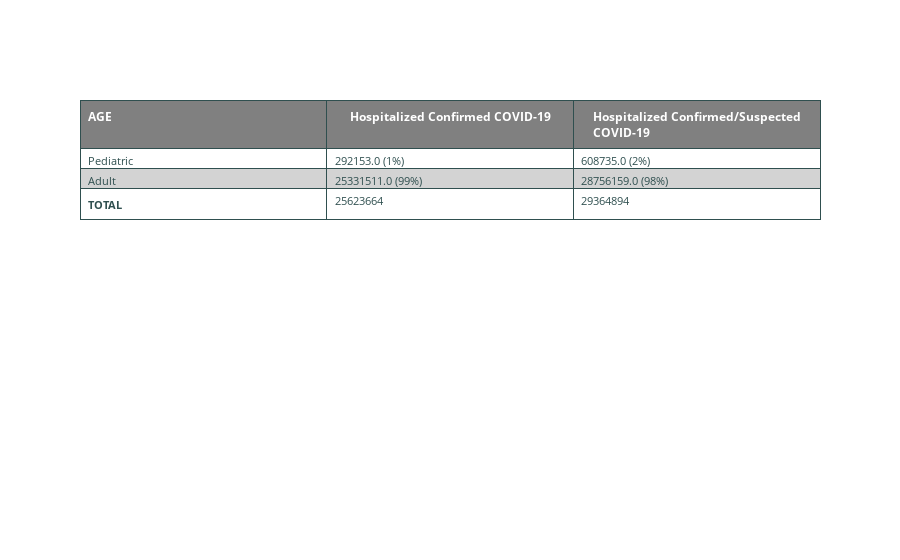

Notebook code for this chart:
### Markdown cell above
## Step 4
Compare the significance of adult/pediatric hospitalization fields:

>- total_adult_patients_hospitalized_confirmed_and_suspected_covid_7_day_sum
>- total_pediatric_patients_hospitalized_confirmed_and_suspected_covid_7_day_sum
>- total_adult_patients_hospitalized_confirmed_covid_7_day_sum
>- total_pediatric_patients_hospitalized_confirmed_covid_7_day_sum

### Code cell
ped_hosp_conf_sum = hosp_ed_one_all_clean_df.pediatric_hospital_conf_covid.sum()
ped_hosp_conf_susp_sum = hosp_ed_one_all_clean_df.pediatric_hospital_conf_susp_cov.sum()
adult_hosp_conf_sum = hosp_ed_one_all_clean_df.adult_hospital_conf_covid.sum()
adult_hosp_conf_susp_sum = hosp_ed_one_all_clean_df.adult_hospital_conf_susp_cov.sum()
tot_conf = ped_hosp_conf_sum + adult_hosp_conf_sum
tot_conf_susp = ped_hosp_conf_susp_sum + adult_hosp_conf_susp_sum
ped_conf_percent = '%.0f' % (ped_hosp_conf_sum / tot_conf * 100)
ped_conf_susp_percent = '%.0f' % (ped_hosp_conf_susp_sum / tot_conf_susp * 100)
adult_conf_percent = '%.0f' % (adult_hosp_conf_sum / tot_conf * 100)
adult_conf_susp_percent = '%.0f' % (adult_hosp_conf_susp_sum / tot_conf_susp * 100)

headerColor = 'grey'
rowEvenColor = 'lightgrey'
rowOddColor = 'white'

fig = go.Figure(data=[go.Table(
  header=dict(
    values=['<b>AGE</b>',
            '<b>Hospitalized Confirmed COVID-19</b>',
            '<b>Hospitalized Confirmed/Suspected COVID-19</b>'],
    line_color='darkslategray',
    fill_color=headerColor,
    align=['left','center'],
    font=dict(color='white', size=12)
  ),
  cells=dict(
    values=[
      ['Pediatric', 'Adult', '<b>TOTAL</b>'],
      [f'{ped_hosp_conf_sum} ({ped_conf_percent}%)', f'{adult_hosp_conf_sum} ({adult_conf_percent}%)', tot_conf],
      [f'{ped_hosp_conf_susp_sum} ({ped_conf_susp_percent}%)', f'{adult_hosp_conf_susp_sum} ({adult_conf_susp_percent}%)', tot_conf_susp]],
    line_color='darkslategray',
    #  alternate row color
    fill_color = [[rowOddColor,rowEvenColor,rowOddColor]],
    align=['left', 'left'],
    font=dict(color = 'darkslategray', size = 11)
    ))
])

fig.show()

### Figure 1 — Plotly figure (JSON) as saved in the notebook; plotly's stock layout.template omitted (floating-point values rounded to 4 significant figures)
{"data": [{"cells": {"align": ["left", "left"], "fill": {"color": [["white", "lightgrey", "white"]]}, "font": {"color": "darkslategray", "size": 11}, "line": {"color": "darkslategray"}, "values": [["Pediatric", "Adult", "<b>TOTAL</b>"], ["292153.0 (1%)", "25331511.0 (99%)", 25623664], ["608735.0 (2%)", "28756159.0 (98%)", 29364894]]}, "header": {"align": ["left", "center"], "fill": {"color": "grey"}, "font": {"color": "white", "size": 12}, "line": {"color": "darkslategray"}, "values": ["<b>AGE</b>", "<b>Hospitalized Confirmed COVID-19</b>", "<b>Hospitalized Confirmed/Suspected COVID-19</b>"]}, "type": "table"}], "layout": {}}
